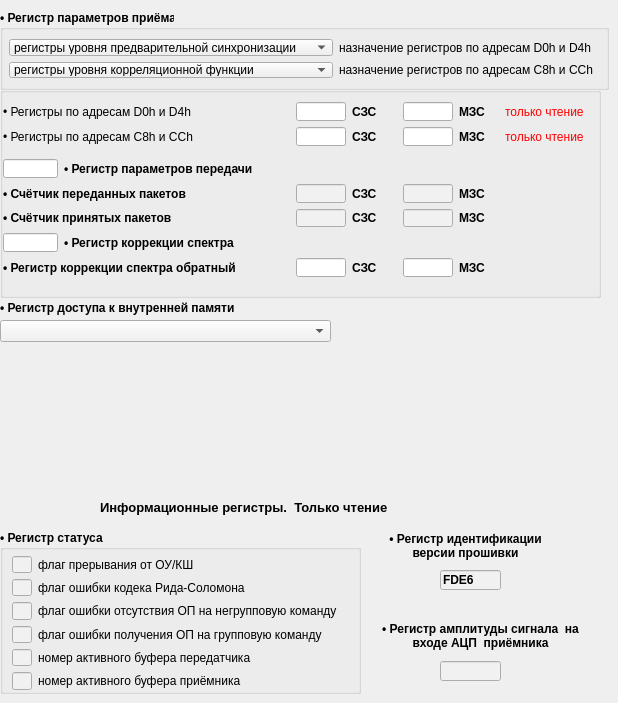
     <widget class="QWidget" name="tabTune2">
      <attribute name="title">
       <string>Дополнительно</string>
      </attribute>
      <widget class="QGroupBox" name="groupBoxRxCntr">
       <property name="geometry">
        <rect>
         <x>0</x>
         <y>10</y>
         <width>609</width>
         <height>80</height>
        </rect>
       </property>
       <property name="font">
        <font>
         <weight>75</weight>
         <bold>true</bold>
        </font>
       </property>
       <property name="title">
        <string>•	Регистр параметров приёма</string>
       </property>
       <layout class="QGridLayout" name="gridLayout_4">
        <property name="leftMargin">
         <number>6</number>
        </property>
        <property name="rightMargin">
         <number>3</number>
        </property>
        <item row="0" column="0">
         <widget class="QComboBox" name="comboBoxLvlPre">
          <property name="font">
           <font>
            <weight>50</weight>
            <bold>false</bold>
           </font>
          </property>
          <item>
           <property name="text">
            <string>регистры уровня предварительной синхронизации</string>
           </property>
          </item>
          <item>
           <property name="text">
            <string>регистры уровня максимума Rn</string>
           </property>
          </item>
         </widget>
        </item>
        <item row="0" column="1">
         <widget class="QLabel" name="label_2">
          <property name="font">
           <font>
            <weight>50</weight>
            <bold>false</bold>
           </font>
          </property>
          <property name="text">
           <string>назначение регистров по адресам D0h и D4h</string>
          </property>
         </widget>
        </item>
        <item row="1" column="0">
         <widget class="QComboBox" name="comboBoxLvlCor">
          <property name="font">
           <font>
            <weight>50</weight>
            <bold>false</bold>
           </font>
          </property>
          <item>
           <property name="text">
            <string>регистры уровня корреляционной функции</string>
           </property>
          </item>
          <item>
           <property name="text">
            <string>регистры уровня максимума точной синхронизации</string>
           </property>
          </item>
         </widget>
        </item>
        <item row="1" column="1">
         <widget class="QLabel" name="label_3">
          <property name="font">
           <font>
            <weight>50</weight>
            <bold>false</bold>
           </font>
          </property>
          <property name="text">
           <string>назначение регистров по адресам C8h и CCh</string>
          </property>
         </widget>
        </item>
       </layout>
      </widget>
      <widget class="QGroupBox" name="groupBoxLevels">
       <property name="geometry">
        <rect>
         <x>0</x>
         <y>87</y>
         <width>601</width>
         <height>211</height>
        </rect>
       </property>
       <property name="title">
        <string/>
       </property>
       <property name="flat">
        <bool>true</bool>
       </property>
       <layout class="QGridLayout" name="gridLayout_9">
        <property name="leftMargin">
         <number>0</number>
        </property>
        <property name="rightMargin">
         <number>6</number>
        </property>
        <property name="bottomMargin">
         <number>20</number>
        </property>
        <item row="0" column="10">
         <widget class="QLabel" name="label_9">
          <property name="maximumSize">
           <size>
            <width>45</width>
            <height>16777215</height>
           </size>
          </property>
          <property name="font">
           <font>
            <weight>75</weight>
            <italic>false</italic>
            <bold>true</bold>
           </font>
          </property>
          <property name="text">
           <string>МЗС</string>
          </property>
         </widget>
        </item>
        <item row="0" column="8">
         <widget class="QLineEdit" name="lineEdit_10">
          <property name="maximumSize">
           <size>
            <width>50</width>
            <height>16777215</height>
           </size>
          </property>
          <property name="font">
           <font>
            <pointsize>9</pointsize>
            <weight>75</weight>
            <bold>true</bold>
           </font>
          </property>
          <property name="inputMask">
           <string>HHHH</string>
          </property>
         </widget>
        </item>
        <item row="1" column="8">
         <widget class="QLineEdit" name="lineEdit_9">
          <property name="maximumSize">
           <size>
            <width>50</width>
            <height>16777215</height>
           </size>
          </property>
          <property name="font">
           <font>
            <weight>75</weight>
            <bold>true</bold>
           </font>
          </property>
          <property name="inputMask">
           <string>HHHH</string>
          </property>
         </widget>
        </item>
        <item row="1" column="10">
         <widget class="QLabel" name="label_7">
          <property name="maximumSize">
           <size>
            <width>45</width>
            <height>16777215</height>
           </size>
          </property>
          <property name="font">
           <font>
            <weight>75</weight>
            <bold>true</bold>
           </font>
          </property>
          <property name="text">
           <string>МЗС</string>
          </property>
         </widget>
        </item>
        <item row="1" column="7">
         <widget class="QLabel" name="label_6">
          <property name="font">
           <font>
            <weight>75</weight>
            <bold>true</bold>
           </font>
          </property>
          <property name="text">
           <string>СЗС      </string>
          </property>
         </widget>
        </item>
        <item row="2" column="0">
         <widget class="QLabel" name="label_28">
          <property name="maximumSize">
           <size>
            <width>16777215</width>
            <height>1</height>
           </size>
          </property>
          <property name="text">
           <string/>
          </property>
         </widget>
        </item>
        <item row="1" column="6">
         <widget class="QLineEdit" name="lineEdit_12">
          <property name="maximumSize">
           <size>
            <width>50</width>
            <height>16777215</height>
           </size>
          </property>
          <property name="font">
           <font>
            <weight>75</weight>
            <bold>true</bold>
           </font>
          </property>
          <property name="inputMask">
           <string>HHHH</string>
          </property>
         </widget>
        </item>
        <item row="1" column="0" colspan="6">
         <widget class="QLabel" name="label_26">
          <property name="font">
           <font>
            <weight>50</weight>
            <bold>false</bold>
           </font>
          </property>
          <property name="text">
           <string>• Регистры по адресам C8h и CCh</string>
          </property>
         </widget>
        </item>
        <item row="5" column="0" colspan="6">
         <widget class="QLabel" name="label_30">
          <property name="font">
           <font>
            <weight>75</weight>
            <bold>true</bold>
           </font>
          </property>
          <property name="text">
           <string>• Счётчик переданных пакетов</string>
          </property>
         </widget>
        </item>
        <item row="0" column="6">
         <widget class="QLineEdit" name="lineEdit_11">
          <property name="maximumSize">
           <size>
            <width>50</width>
            <height>16777215</height>
           </size>
          </property>
          <property name="font">
           <font>
            <weight>75</weight>
            <bold>true</bold>
           </font>
          </property>
          <property name="inputMask">
           <string>HHHH</string>
          </property>
         </widget>
        </item>
        <item row="0" column="7">
         <widget class="QLabel" name="label_8">
          <property name="font">
           <font>
            <weight>75</weight>
            <bold>true</bold>
           </font>
          </property>
          <property name="text">
           <string>СЗС     </string>
          </property>
         </widget>
        </item>
        <item row="5" column="6">
         <widget class="QLineEdit" name="lineEditCntTrh">
          <property name="maximumSize">
           <size>
            <width>50</width>
            <height>16777215</height>
           </size>
          </property>
          <property name="styleSheet">
           <string notr="true">background-color: rgb(241, 241, 241);</string>
          </property>
          <property name="inputMask">
           <string>HHHH</string>
          </property>
         </widget>
        </item>
        <item row="6" column="0" colspan="6">
         <widget class="QLabel" name="label_31">
          <property name="font">
           <font>
            <weight>75</weight>
            <bold>true</bold>
           </font>
          </property>
          <property name="text">
           <string>• Счётчик принятых пакетов</string>
          </property>
         </widget>
        </item>
        <item row="5" column="8">
         <widget class="QLineEdit" name="lineEditCntTrl">
          <property name="maximumSize">
           <size>
            <width>50</width>
            <height>16777215</height>
           </size>
          </property>
          <property name="styleSheet">
           <string notr="true">background-color: rgb(241, 241, 241);</string>
          </property>
          <property name="inputMask">
           <string>HHHH</string>
          </property>
         </widget>
        </item>
        <item row="7" column="1" colspan="6">
         <widget class="QLabel" name="label_33">
          <property name="font">
           <font>
            <weight>75</weight>
            <bold>true</bold>
           </font>
          </property>
          <property name="text">
           <string>• Регистр коррекции спектра</string>
          </property>
         </widget>
        </item>
        <item row="0" column="0" colspan="6">
         <widget class="QLabel" name="label_20">
          <property name="font">
           <font>
            <weight>50</weight>
            <bold>false</bold>
           </font>
          </property>
          <property name="text">
           <string>• Регистры по адресам D0h и D4h</string>
          </property>
         </widget>
        </item>
        <item row="1" column="11" colspan="2">
         <widget class="QLabel" name="labelC8CCRO">
          <property name="minimumSize">
           <size>
            <width>50</width>
            <height>0</height>
           </size>
          </property>
          <property name="font">
           <font>
            <pointsize>9</pointsize>
            <weight>50</weight>
            <bold>false</bold>
           </font>
          </property>
          <property name="styleSheet">
           <string notr="true">color: rgb(255, 0, 0);</string>
          </property>
          <property name="text">
           <string>только чтение</string>
          </property>
         </widget>
        </item>
        <item row="0" column="11" colspan="2">
         <widget class="QLabel" name="labelD0D4RO">
          <property name="minimumSize">
           <size>
            <width>50</width>
            <height>0</height>
           </size>
          </property>
          <property name="font">
           <font>
            <pointsize>9</pointsize>
           </font>
          </property>
          <property name="styleSheet">
           <string notr="true">color: rgb(255, 0, 0);</string>
          </property>
          <property name="text">
           <string>только чтение</string>
          </property>
         </widget>
        </item>
        <item row="6" column="6">
         <widget class="QLineEdit" name="lineEditCntReh">
          <property name="maximumSize">
           <size>
            <width>50</width>
            <height>16777215</height>
           </size>
          </property>
          <property name="styleSheet">
           <string notr="true">background-color: rgb(241, 241, 241);</string>
          </property>
          <property name="inputMask">
           <string>HHHH</string>
          </property>
         </widget>
        </item>
        <item row="6" column="8">
         <widget class="QLineEdit" name="lineEditCntRel">
          <property name="maximumSize">
           <size>
            <width>50</width>
            <height>16777215</height>
           </size>
          </property>
          <property name="styleSheet">
           <string notr="true">background-color: rgb(241, 241, 241);</string>
          </property>
          <property name="inputMask">
           <string>HHHH</string>
          </property>
         </widget>
        </item>
        <item row="6" column="10">
         <widget class="QLabel" name="label_38">
          <property name="maximumSize">
           <size>
            <width>45</width>
            <height>16777215</height>
           </size>
          </property>
          <property name="font">
           <font>
            <weight>75</weight>
            <bold>true</bold>
           </font>
          </property>
          <property name="text">
           <string>МЗС</string>
          </property>
         </widget>
        </item>
        <item row="8" column="6">
         <widget class="QLineEdit" name="lineEdit_g1_sph">
          <property name="maximumSize">
           <size>
            <width>50</width>
            <height>16777215</height>
           </size>
          </property>
          <property name="inputMask">
           <string>HHHH</string>
          </property>
         </widget>
        </item>
        <item row="6" column="7">
         <widget class="QLabel" name="label_35">
          <property name="font">
           <font>
            <weight>75</weight>
            <bold>true</bold>
           </font>
          </property>
          <property name="text">
           <string>СЗС      </string>
          </property>
         </widget>
        </item>
        <item row="8" column="0" colspan="5">
         <widget class="QLabel" name="label_32">
          <property name="font">
           <font>
            <weight>75</weight>
            <bold>true</bold>
           </font>
          </property>
          <property name="text">
           <string>• Регистр коррекции спектра обратный</string>
          </property>
         </widget>
        </item>
        <item row="8" column="7">
         <widget class="QLabel" name="label_37">
          <property name="font">
           <font>
            <weight>75</weight>
            <bold>true</bold>
           </font>
          </property>
          <property name="text">
           <string>СЗС      </string>
          </property>
         </widget>
        </item>
        <item row="8" column="10">
         <widget class="QLabel" name="label_39">
          <property name="maximumSize">
           <size>
            <width>45</width>
            <height>16777215</height>
           </size>
          </property>
          <property name="font">
           <font>
            <weight>75</weight>
            <bold>true</bold>
           </font>
          </property>
          <property name="text">
           <string>МЗС</string>
          </property>
         </widget>
        </item>
        <item row="7" column="0">
         <widget class="QLineEdit" name="lineEdit_g_sp">
          <property name="maximumSize">
           <size>
            <width>55</width>
            <height>16777215</height>
           </size>
          </property>
          <property name="inputMask">
           <string>HHHH</string>
          </property>
         </widget>
        </item>
        <item row="3" column="0">
         <widget class="QLineEdit" name="lineEditTrCntr">
          <property name="maximumSize">
           <size>
            <width>55</width>
            <height>16777215</height>
           </size>
          </property>
          <property name="inputMask">
           <string>HHHH</string>
          </property>
         </widget>
        </item>
        <item row="8" column="8">
         <widget class="QLineEdit" name="lineEdit_g1_spl">
          <property name="maximumSize">
           <size>
            <width>50</width>
            <height>16777215</height>
           </size>
          </property>
          <property name="inputMask">
           <string>HHHH</string>
          </property>
         </widget>
        </item>
        <item row="5" column="7">
         <widget class="QLabel" name="label_34">
          <property name="font">
           <font>
            <weight>75</weight>
            <bold>true</bold>
           </font>
          </property>
          <property name="text">
           <string>СЗС      </string>
          </property>
         </widget>
        </item>
        <item row="5" column="10">
         <widget class="QLabel" name="label_36">
          <property name="maximumSize">
           <size>
            <width>45</width>
            <height>16777215</height>
           </size>
          </property>
          <property name="font">
           <font>
            <weight>75</weight>
            <bold>true</bold>
           </font>
          </property>
          <property name="text">
           <string>МЗС</string>
          </property>
         </widget>
        </item>
        <item row="3" column="1" colspan="6">
         <widget class="QLabel" name="label_29">
          <property name="font">
           <font>
            <weight>75</weight>
            <bold>true</bold>
           </font>
          </property>
          <property name="text">
           <string>• Регистр параметров передачи</string>
          </property>
         </widget>
        </item>
       </layout>
      </widget>
      <widget class="QGroupBox" name="groupBox">
       <property name="geometry">
        <rect>
         <x>0</x>
         <y>530</y>
         <width>361</width>
         <height>164</height>
        </rect>
       </property>
       <property name="font">
        <font>
         <weight>75</weight>
         <bold>true</bold>
        </font>
       </property>
       <property name="title">
        <string>• Регистр статуса</string>
       </property>
       <layout class="QFormLayout" name="formLayout">
        <property name="topMargin">
         <number>6</number>
        </property>
        <property name="bottomMargin">
         <number>1</number>
        </property>
        <item row="0" column="0">
         <widget class="QLineEdit" name="lineEditStatInt">
          <property name="maximumSize">
           <size>
            <width>20</width>
            <height>16777215</height>
           </size>
          </property>
          <property name="styleSheet">
           <string notr="true">background-color: rgb(241, 241, 241);</string>
          </property>
          <property name="inputMask">
           <string>B</string>
          </property>
         </widget>
        </item>
        <item row="0" column="1">
         <widget class="QLabel" name="label_14">
          <property name="font">
           <font>
            <weight>50</weight>
            <bold>false</bold>
           </font>
          </property>
          <property name="text">
           <string>флаг прерывания от ОУ/КШ</string>
          </property>
         </widget>
        </item>
        <item row="1" column="0">
         <widget class="QLineEdit" name="lineEditStatErCodec">
          <property name="maximumSize">
           <size>
            <width>20</width>
            <height>16777215</height>
           </size>
          </property>
          <property name="styleSheet">
           <string notr="true">background-color: rgb(241, 241, 241);</string>
          </property>
          <property name="inputMask">
           <string>B</string>
          </property>
         </widget>
        </item>
        <item row="1" column="1">
         <widget class="QLabel" name="label_13">
          <property name="font">
           <font>
            <weight>50</weight>
            <bold>false</bold>
           </font>
          </property>
          <property name="text">
           <string>флаг ошибки кодека Рида-Соломона</string>
          </property>
         </widget>
        </item>
        <item row="2" column="0">
         <widget class="QLineEdit" name="lineEditStatNoResp">
          <property name="maximumSize">
           <size>
            <width>20</width>
            <height>16777215</height>
           </size>
          </property>
          <property name="styleSheet">
           <string notr="true">background-color: rgb(241, 241, 241);</string>
          </property>
          <property name="inputMask">
           <string>B</string>
          </property>
         </widget>
        </item>
        <item row="2" column="1">
         <widget class="QLabel" name="label_12">
          <property name="font">
           <font>
            <weight>50</weight>
            <bold>false</bold>
           </font>
          </property>
          <property name="text">
           <string>флаг ошибки отсутствия ОП на негрупповую команду</string>
          </property>
         </widget>
        </item>
        <item row="3" column="0">
         <widget class="QLineEdit" name="lineEditStatErBroad">
          <property name="maximumSize">
           <size>
            <width>20</width>
            <height>16777215</height>
           </size>
          </property>
          <property name="styleSheet">
           <string notr="true">background-color: rgb(241, 241, 241);</string>
          </property>
          <property name="inputMask">
           <string>B</string>
          </property>
         </widget>
        </item>
        <item row="3" column="1">
         <widget class="QLabel" name="label_15">
          <property name="font">
           <font>
            <weight>50</weight>
            <bold>false</bold>
           </font>
          </property>
          <property name="text">
           <string>флаг ошибки получения ОП на групповую команду</string>
          </property>
         </widget>
        </item>
        <item row="4" column="0">
         <widget class="QLineEdit" name="lineEditStatBufT">
          <property name="maximumSize">
           <size>
            <width>20</width>
            <height>16777215</height>
           </size>
          </property>
          <property name="styleSheet">
           <string notr="true">background-color: rgb(241, 241, 241);</string>
          </property>
          <property name="inputMask">
           <string>B</string>
          </property>
         </widget>
        </item>
        <item row="4" column="1">
         <widget class="QLabel" name="label_10">
          <property name="font">
           <font>
            <weight>50</weight>
            <bold>false</bold>
           </font>
          </property>
          <property name="text">
           <string>номер активного буфера передатчика</string>
          </property>
         </widget>
        </item>
        <item row="5" column="0">
         <widget class="QLineEdit" name="lineEditStatBufR">
          <property name="maximumSize">
           <size>
            <width>20</width>
            <height>16777215</height>
           </size>
          </property>
          <property name="styleSheet">
           <string notr="true">background-color: rgb(241, 241, 241);</string>
          </property>
          <property name="inputMask">
           <string>B</string>
          </property>
         </widget>
        </item>
        <item row="5" column="1">
         <widget class="QLabel" name="label_11">
          <property name="font">
           <font>
            <weight>50</weight>
            <bold>false</bold>
           </font>
          </property>
          <property name="text">
           <string>номер активного буфера приёмника</string>
          </property>
         </widget>
        </item>
       </layout>
      </widget>
      <widget class="QLabel" name="label_17">
       <property name="geometry">
        <rect>
         <x>100</x>
         <y>497</y>
         <width>321</width>
         <height>21</height>
        </rect>
       </property>
       <property name="font">
        <font>
         <pointsize>10</pointsize>
         <weight>75</weight>
         <bold>true</bold>
        </font>
       </property>
       <property name="text">
        <string>Информационные регистры.  Только чтение</string>
       </property>
      </widget>
      <widget class="QLabel" name="label_21">
       <property name="geometry">
        <rect>
         <x>380</x>
         <y>530</y>
         <width>171</width>
         <height>31</height>
        </rect>
       </property>
       <property name="font">
        <font>
         <weight>75</weight>
         <bold>true</bold>
        </font>
       </property>
       <property name="text">
        <string>• Регистр идентификации версии прошивки</string>
       </property>
       <property name="alignment">
        <set>Qt::AlignCenter</set>
       </property>
       <property name="wordWrap">
        <bool>true</bool>
       </property>
      </widget>
      <widget class="QLineEdit" name="lineEdit_ID">
       <property name="geometry">
        <rect>
         <x>440</x>
         <y>570</y>
         <width>61</width>
         <height>20</height>
        </rect>
       </property>
       <property name="font">
        <font>
         <weight>75</weight>
         <bold>true</bold>
        </font>
       </property>
       <property name="styleSheet">
        <string notr="true">background-color: rgb(241, 241, 241);</string>
       </property>
       <property name="inputMask">
        <string>HHHH</string>
       </property>
       <property name="text">
        <string>FDE6</string>
       </property>
      </widget>
      <widget class="QLabel" name="label_22">
       <property name="geometry">
        <rect>
         <x>380</x>
         <y>620</y>
         <width>201</width>
         <height>31</height>
        </rect>
       </property>
       <property name="font">
        <font>
         <weight>75</weight>
         <bold>true</bold>
        </font>
       </property>
       <property name="text">
        <string>• Регистр амплитуды сигнала  на входе АЦП  приёмника</string>
       </property>
       <property name="alignment">
        <set>Qt::AlignCenter</set>
       </property>
       <property name="wordWrap">
        <bool>true</bool>
       </property>
      </widget>
      <widget class="QLineEdit" name="lineEditAmplitude">
       <property name="geometry">
        <rect>
         <x>440</x>
         <y>661</y>
         <width>61</width>
         <height>20</height>
        </rect>
       </property>
       <property name="font">
        <font>
         <weight>75</weight>
         <bold>true</bold>
        </font>
       </property>
       <property name="styleSheet">
        <string notr="true">background-color: rgb(241, 241, 241);</string>
       </property>
       <property name="inputMask">
        <string>HHHH</string>
       </property>
      </widget>
      <widget class="QLabel" name="labelRam">
       <property name="geometry">
        <rect>
         <x>0</x>
         <y>300</y>
         <width>571</width>
         <height>16</height>
        </rect>
       </property>
       <property name="font">
        <font>
         <weight>75</weight>
         <bold>true</bold>
        </font>
       </property>
       <property name="text">
        <string>• Регистр доступа к внутренней памяти</string>
       </property>
      </widget>
      <widget class="QComboBox" name="comboBoxRam">
       <property name="geometry">
        <rect>
         <x>0</x>
         <y>320</y>
         <width>331</width>
         <height>22</height>
        </rect>
       </property>
       <property name="styleSheet">
        <string notr="true">background-color: rgb(241, 241, 241);</string>
       </property>
       <item>
        <property name="text">
         <string/>
        </property>
       </item>
       <item>
        <property name="text">
         <string>1-й буфер приёмника/передатчика</string>
        </property>
       </item>
       <item>
        <property name="text">
         <string>2-й буфер приёмника/передатчика</string>
        </property>
       </item>
       <item>
        <property name="text">
         <string>память 1-ой преамбулы</string>
        </property>
       </item>
       <item>
        <property name="text">
         <string>память 2-ой преамбулы</string>
        </property>
       </item>
       <item>
        <property name="text">
         <string>обратный коэффициент передачи приёмника (1/HF)</string>
        </property>
       </item>
       <item>
        <property name="text">
         <string>случайный ключ приёмника/передатчика (MSEQ)</string>
        </property>
       </item>
       <item>
        <property name="text">
         <string>память коэффициентов пилотных поднесущих (K/M)</string>
        </property>
       </item>
       <item>
        <property name="text">
         <string>автокорреляционная функция приемника (KF)</string>
        </property>
       </item>
       <item>
        <property name="text">
         <string>память констант QAM16 и QAM64</string>
        </property>
       </item>
      </widget>
     </widget>
